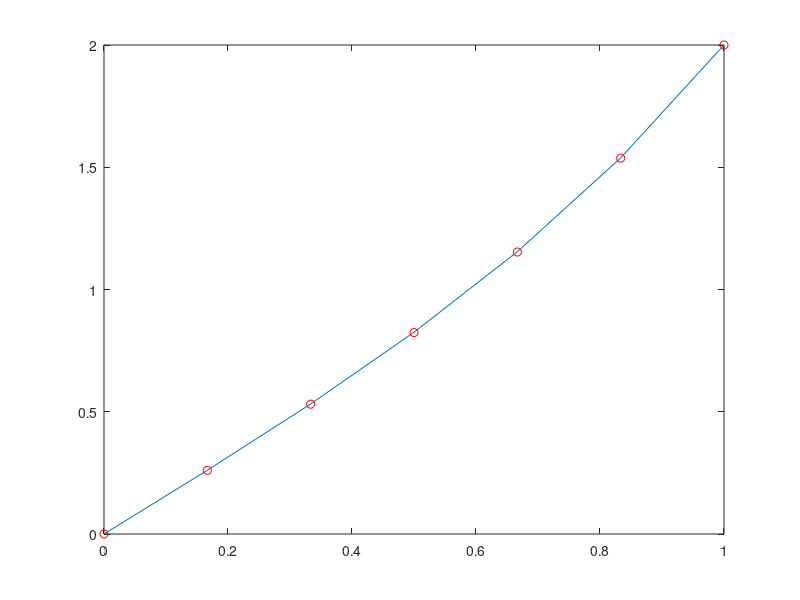

The MATLAB source for this figure: (Note: this script raises an error after producing the figure.)
clear, clc;
#dane wej�ciowe
f = @(x) -4*x;
g = @(x) exp(2) * (exp(4) - 1 )^-1 * (exp(2*x) - exp(-2*x)) + x;
a = 0;
b = 1;
ax = @(x) 1;
bx = @(x) 0;
cx = @(x) -4;
ua = 0;
ub = 2;
n = input('Podaj liczbe wezlow: ');
h = (b-a)/(n+1);
x = linspace((a+h),(b-h),n);
#obliczenia
a1 = (-2 .* ax(x) + cx(x) .*h^2) .* diag(eye(n));
A1 = diag(a1);
a2 = (ax(x(2:n)) -1/2 .* bx(x(2:n)) .*h)' .* diag(eye(n-1));
A2 = diag(a2, -1);
a3 = (ax(x(1:n-1)) +1/2 .* bx(x(1:n-1)) .*h)' .* diag(eye(n-1));
A3 = diag(a3, 1);
A = A1  + A2 + A3;
F = (h^2 * f(x));
F(1) = F(1) - ua * (ax(1) - 1/2 * bx(1)*h);
F(n) = F(n) - ub * (ax(n) + 1/2 * bx(n)*h);
U = linsolve(A,F');
U = [ua U' ub];
X = [a x b];
#wykres
plot(X, U, X, g(X), 'ro');
legend('Metoda Analityczna','Metoda Numeryczna',0);
#error
E = max(abs(g(X) - U));